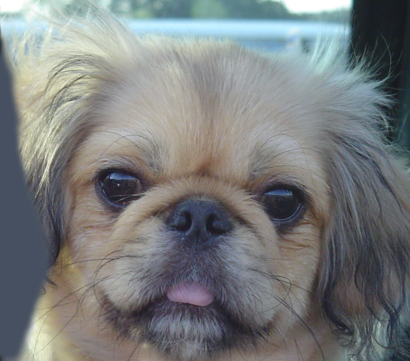
#> input picture data/dog.bmp, 410 x 361 px
$ python behavior.py
#> lines starting #> are read from the running program, lines starting #| are printed output that depends on the picture
### code/functions/RGB2YCbCr.py
# ==================================================================
# Copyright (c) 2024 National Tsing Hua University EE dept.
# Author: Tsung-Han Hsieh
# Description: Functions for RGB-to-YCbCr Fixed Point Calculation
# ==================================================================

import numpy as np

def rgb2ycrcb(image):
    image_YCbCr = np.zeros_like(image).astype(int)
    R = image[:,:,2].astype(int)
    G = image[:,:,1].astype(int)
    B = image[:,:,0].astype(int)

    Y  = R*66  + G*129 + B*25 + 4096
    Cb = B*112 - R*38  - G*74 + 32768
    Cr = R*112 - G*94  - B*18 + 32768

    image_YCbCr[:,:,0] = np.floor(Y/256 + 0.5)
    image_YCbCr[:,:,2] = np.floor(Cb/256 + 0.5)
    image_YCbCr[:,:,1] = np.floor(Cr/256 + 0.5)

    return image_YCbCr.astype(np.uint8)

### code/functions/DCT.py
# ==================================================================
# Copyright (c) 2024 National Tsing Hua University EE dept.
# Author: Tsung-Han Hsieh
# Description: Functions for Doing Discrete Cosine Transform
# ==================================================================

import numpy as np

def dct_matrix():
    dct_mat = np.zeros((8, 8))
    dct_mat = np.array([[5793, 5793, 5793, 5793, 5793, 5793, 5793, 5793],
                        [8035, 6811, 4551, 1598,-1598,-4551,-6811,-8035],
                        [7568, 3135,-3135,-7568,-7568,-3135, 3135, 7568],
                        [6811,-1598,-8035,-4551, 4551, 8035, 1598,-6811],
                        [5793,-5793,-5793, 5793, 5793,-5793,-5793, 5793],
                        [4551,-8035, 1598, 6811,-6811,-1598, 8035,-4551],
                        [3135,-7568, 7568,-3135,-3135, 7568,-7568, 3135],
                        [1598,-4551, 6811,-8035, 8035,-6811, 4551,-1598]])
    return dct_mat

def DCT(block):
    dct_matrix_8x8 = dct_matrix()
    block = block - 128
    block_dct_1 = block @ dct_matrix_8x8.T
    block_dct_rounded_1 = np.floor(block_dct_1/16384 + 0.5)
    block_dct_2 = dct_matrix_8x8 @ block_dct_rounded_1
    block_dct_rounded_2 = np.floor(block_dct_2/16384 + 0.5)

    return block_dct_rounded_2

def DCT_matrix_ver(image_YCbCr):
    image_height, image_width, image_channels = image_YCbCr.shape
    dct_image = np.zeros_like(image_YCbCr).astype(int)

    for i in range(0, image_height, 8):
        for j in range(0, image_width, 8):
            for ch in range(image_channels):
                block = image_YCbCr[i:i+8, j:j+8, ch].astype(int)
                dct_image[i:i+8, j:j+8, ch] = np.floor(DCT(block) + 0.5)

    return dct_image

### code/functions/Quantization.py
# ==================================================================
# Copyright (c) 2024 National Tsing Hua University EE dept.
# Author: Tsung-Han Hsieh
# Description: Functions for Doing Quantization/Dequantization
# ==================================================================

import numpy as np

def Quantization(DCT_image, mode):
    if mode == 0:
        Q = np.array([
            [  16,  32,  64, 128, 512, 512, 512, 512],
            [ 32,  64, 512, 512, 512, 512, 512, 512],
            [ 64,  512, 512, 512, 512, 512, 512, 512],
            [512, 512, 512, 512, 512, 512, 512, 512],
            [512, 512, 512, 512, 512, 512, 512, 512],
            [512, 512, 512, 512, 512, 512, 512, 512],
            [512, 512, 512, 512, 512, 512, 512, 512],
            [512, 512, 512, 512, 512, 512, 512, 512]
        ]) # mode = 0 for cat

    else:
        Q = np.array([
            [  16,  64,  512, 512, 512, 512, 512, 512],
            [ 64,  512, 512, 512, 512, 512, 512, 512],
            [ 512,  512, 512, 512, 512, 512, 512, 512],
            [512, 512, 512, 512, 512, 512, 512, 512],
            [512, 512, 512, 512, 512, 512, 512, 512],
            [512, 512, 512, 512, 512, 512, 512, 512],
            [512, 512, 512, 512, 512, 512, 512, 512],
            [512, 512, 512, 512, 512, 512, 512, 512]
        ]) # new mode 1 for number

    image_height, image_width, image_channels = DCT_image.shape
    q_image = np.zeros_like(DCT_image).astype(int)

    for i in range(0, image_height, 8):
        for j in range(0, image_width, 8):
            for ch in range(image_channels):
                block = DCT_image[i:i+8, j:j+8, ch].astype(int)
                q_image[i:i+8, j:j+8, ch] = np.floor(block/Q + 0.5)

    return q_image

def Inverse_Quantization(DCT_image, mode):
    if mode == 0:
        Q = np.array([
            [  16,  32,  64, 128, 512, 512, 512, 512],
            [ 32,  64, 512, 512, 512, 512, 512, 512],
            [ 64,  512, 512, 512, 512, 512, 512, 512],
            [512, 512, 512, 512, 512, 512, 512, 512],
            [512, 512, 512, 512, 512, 512, 512, 512],
            [512, 512, 512, 512, 512, 512, 512, 512],
            [512, 512, 512, 512, 512, 512, 512, 512],
            [512, 512, 512, 512, 512, 512, 512, 512]
        ]) # mode = 0 for cat
    else:
        Q = np.array([
            [  16,  64,  512, 512, 512, 512, 512, 512],
            [ 64,  512, 512, 512, 512, 512, 512, 512],
            [ 512,  512, 512, 512, 512, 512, 512, 512],
            [512, 512, 512, 512, 512, 512, 512, 512],
            [512, 512, 512, 512, 512, 512, 512, 512],
            [512, 512, 512, 512, 512, 512, 512, 512],
            [512, 512, 512, 512, 512, 512, 512, 512],
            [512, 512, 512, 512, 512, 512, 512, 512]
        ]) # new mode 1 for number
    image_height, image_width, image_channels = DCT_image.shape
    q_image = np.zeros_like(DCT_image).astype(int)

    for i in range(0, image_height, 8):
        for j in range(0, image_width, 8):
            for ch in range(image_channels):
                block = DCT_image[i:i+8, j:j+8, ch].astype(int)
                q_image[i:i+8, j:j+8, ch] = np.floor(block*Q + 0.5)

    return q_image

### code/functions/IDCT.py
# ==================================================================
# Copyright (c) 2024 National Tsing Hua University EE dept.
# Author: Tsung-Han Hsieh
# Description: Functions for Doing Inverse Discrete Cosine Transform
# ==================================================================

import numpy as np

def dct_matrix():
    dct_mat = np.zeros((8, 8))
    dct_mat = np.array([[5793, 5793, 5793, 5793, 5793, 5793, 5793, 5793],
                        [8035, 6811, 4551, 1598,-1598,-4551,-6811,-8035],
                        [7568, 3135,-3135,-7568,-7568,-3135, 3135, 7568],
                        [6811,-1598,-8035,-4551, 4551, 8035, 1598,-6811],
                        [5793,-5793,-5793, 5793, 5793,-5793,-5793, 5793],
                        [4551,-8035, 1598, 6811,-6811,-1598, 8035,-4551],
                        [3135,-7568, 7568,-3135,-3135, 7568,-7568, 3135],
                        [1598,-4551, 6811,-8035, 8035,-6811, 4551,-1598]])
    return dct_mat

def iDCT(block):
    dct_matrix_8x8 = dct_matrix()
    block_dct_1 = block @ dct_matrix_8x8
    block_dct_rounded_1 = np.floor(block_dct_1/16384 + 0.5)
    block_dct_2 = dct_matrix_8x8.T @ block_dct_rounded_1
    block_dct_rounded_2 = np.floor(block_dct_2/16384 + 0.5)
    block_dct_rounded_2 = block_dct_rounded_2 + 128

    return block_dct_rounded_2

def iDCT_matrix_ver(image_DCT):
    image_height, image_width, image_channels = image_DCT.shape
    idct_image = np.zeros_like(image_DCT).astype(int)

    for i in range(0, image_height, 8):
        for j in range(0, image_width, 8):
            for ch in range(image_channels):
                block = image_DCT[i:i+8, j:j+8, ch].astype(int)
                idct_image[i:i+8, j:j+8, ch] = iDCT(block)

    return idct_image.astype(np.uint8)

def iDCT_matrix_hver(image_DCT, mode):
    if mode == 0:
        Q = np.array([
            [  16,  32,  64, 128, 512, 512, 512, 512],
            [ 32,  64, 512, 512, 512, 512, 512, 512],
            [ 64,  512, 512, 512, 512, 512, 512, 512],
            [512, 512, 512, 512, 512, 512, 512, 512],
            [512, 512, 512, 512, 512, 512, 512, 512],
            [512, 512, 512, 512, 512, 512, 512, 512],
            [512, 512, 512, 512, 512, 512, 512, 512],
            [512, 512, 512, 512, 512, 512, 512, 512]
        ]) # mode = 0 for cat
    else:
        Q = np.array([
            [  16,  64,  512, 512, 512, 512, 512, 512],
            [ 64,  512, 512, 512, 512, 512, 512, 512],
            [ 512,  512, 512, 512, 512, 512, 512, 512],
            [512, 512, 512, 512, 512, 512, 512, 512],
            [512, 512, 512, 512, 512, 512, 512, 512],
            [512, 512, 512, 512, 512, 512, 512, 512],
            [512, 512, 512, 512, 512, 512, 512, 512],
            [512, 512, 512, 512, 512, 512, 512, 512]
        ]) # new mode 1 for number
    image_height, image_width, image_channels = image_DCT.shape
    idct_image = np.zeros_like(image_DCT).astype(int)

    for i in range(0, image_height, 8):
        for j in range(0, image_width, 8):
            for ch in range(image_channels):
                block = image_DCT[i:i+8, j:j+8, ch].astype(int)
                if mode == 0: block = block * (Q*3/5)
                else: block = block * Q
                idct_image[i:i+8, j:j+8, ch] = iDCT(block)

    return idct_image.astype(np.uint8)

# [34 lines left out: function iDCT_matrix_with_iQ, not called in this run]

### code/behavior.py
# ==================================================================
# Copyright (c) 2024 National Tsing Hua University EE dept.
# Author: Tsung-Han Hsieh
# Description: JPEG Sofware Behavior for Hybrid Image
# ==================================================================

import cv2
import numpy as np
from functions.DCT import *
from functions.IDCT import *
from functions.RGB2YCbCr import *
from functions.Quantization import *


def hybrid(image, image1, mode):
    image_high = np.zeros_like(image).astype(int)
    iDCT_image_YCrCb = iDCT_matrix_hver(Quantization(DCT_matrix_ver(rgb2ycrcb(image)), mode), mode)
    iDCT_image = cv2.cvtColor(iDCT_image_YCrCb, cv2.COLOR_YCrCb2BGR)
    image_high = image.astype(int) - iDCT_image.astype(int)
    cv2.imshow('high', image_high.astype(np.uint8))

    image_low = np.zeros_like(image1).astype(int)
    image_YCbCr = rgb2ycrcb(image1)
    iDCT_image = iDCT_matrix_ver(Inverse_Quantization(Quantization(DCT_matrix_ver(image_YCbCr), mode),mode))
    iDCT_image = cv2.cvtColor(iDCT_image, cv2.COLOR_YCrCb2BGR)
    image_low = iDCT_image.astype(int)
    cv2.imshow('low', image_low.astype(np.uint8))

    return (image_high.astype(int) + image_low.astype(int)).clip(0, 255).astype(np.uint8)

#=========================== You can modified mode/image ============================
# 1 for number; 0 for cat
mode = 0

# Load the image with low frequency and image with high frequency
if mode == 0:
    image_low = cv2.resize(cv2.imread('../data/dog.bmp'), (256,144))
    image_high = cv2.resize(cv2.imread('../data/cat.bmp'), (256,144))
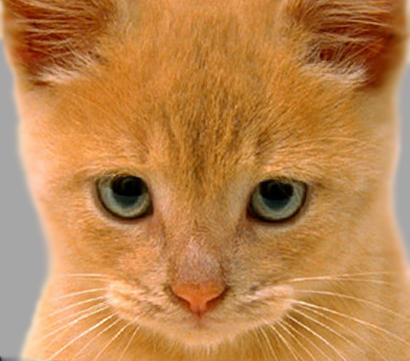
#> input picture data/cat.bmp, 410 x 361 px
else:
    image_low = cv2.resize(cv2.imread('../data/EE4292.png'), (256,144))
    image_high = cv2.resize(cv2.imread('../data/number.png'), (256,144))
#=========================== You can modified mode/image ============================


#============================ JPEG Flow DON'T TOUCH !!! ============================
# image RGB to YCrCb
image_YCrCb = rgb2ycrcb(image_low)
# image YCrCb do Discrete Cosine Transform
DCT_image = DCT_matrix_ver(image_YCrCb)
# quantization
Q_image = Quantization(DCT_image, mode)
#> in Quantization, `q_image = np.zeros_like(DCT_image).astype(int)`: q_image: shape (144, 256, 3) int64; every value is 0
#> after the loop in Quantization, `for i in range(0, image_height, 8):`: q_image: shape (144, 256, 3) int64; mean B, G, R 0, 0, 0
# dequantization
DCT_image = Inverse_Quantization(Q_image, mode)
#> after the loop in Inverse_Quantization, `for i in range(0, image_height, 8):`:
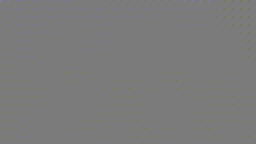
#> q_image: shape (144, 256, 3) int64; mean B, G, R -0.5, -0.2, 0.1; drawn with min black and max white
# Inverse Discrete Cosine Transform
iDCT_image = iDCT_matrix_ver(DCT_image)
#> after the loop in iDCT_matrix_ver, `for i in range(0, image_height, 8):`:
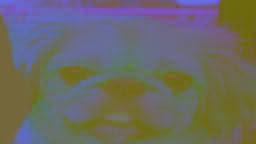
#> idct_image: shape (144, 256, 3) int64; mean B, G, R 122.1, 126.7, 128.7; drawn with min black and max white
# image YCrCb to RGB
iDCT_image = cv2.cvtColor(iDCT_image, cv2.COLOR_YCrCb2BGR)
# Visualization
cv2.imshow('DCT', DCT_image.astype(np.uint8))
cv2.imshow('iDCT', iDCT_image)
cv2.imshow('Hybrid Image', hybrid(image_high,image_low,mode))
#> after the loop in DCT_matrix_ver (call 2), `for i in range(0, image_height, 8):`:
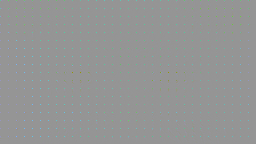
#> dct_image: shape (144, 256, 3) int64; mean of channels 0, 1, 2 1.4, 3.5, -4; drawn with min black and max white
#> after the loop in Quantization (call 2), `for i in range(0, image_height, 8):`: q_image: shape (144, 256, 3) int64; mean of channels 0, 1, 2 0.1, 0.2, -0.3
#> after the loop in iDCT_matrix_hver, `for i in range(0, image_height, 8):`:
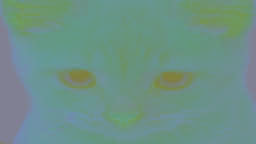
#> idct_image: shape (144, 256, 3) int64; mean of channels 0, 1, 2 134.5, 145.2, 108.4; drawn as B, G, R
#> in hybrid, `cv2.imshow('high', image_high.astype(np.uint8))`:
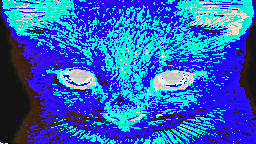
#> window 'high': shape (144, 256, 3); mean B, G, R 189.5, 94, 45.7
#> in hybrid, `return (image_high.astype(int) + image_low.astype(int)).clip(0, 255).a..`:
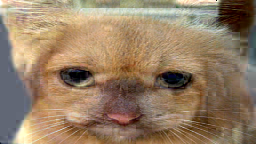
#> returned value: shape (144, 256, 3); mean of channels 0, 1, 2 100.8, 126.3, 149.9; drawn as B, G, R
cv2.waitKey(0)
cv2.destroyAllWindows()
#============================ JPEG Flow DON'T TOUCH !!! ============================
